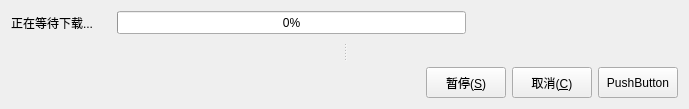
<?xml version="1.0" encoding="UTF-8"?>
<ui version="4.0">
 <class>FileTranferListItem</class>
 <widget class="QWidget" name="FileTranferListItem">
  <property name="geometry">
   <rect>
    <x>0</x>
    <y>0</y>
    <width>689</width>
    <height>101</height>
   </rect>
  </property>
  <property name="windowTitle">
   <string>Form</string>
  </property>
  <layout class="QVBoxLayout" name="verticalLayout">
   <item>
    <layout class="QHBoxLayout" name="horizontalLayout_2">
     <item>
      <widget class="QLabel" name="labelMessage">
       <property name="minimumSize">
        <size>
         <width>100</width>
         <height>23</height>
        </size>
       </property>
       <property name="maximumSize">
        <size>
         <width>16777215</width>
         <height>23</height>
        </size>
       </property>
       <property name="text">
        <string>正在等待下载...</string>
       </property>
      </widget>
     </item>
     <item>
      <widget class="QProgressBar" name="progressBar">
       <property name="minimumSize">
        <size>
         <width>0</width>
         <height>23</height>
        </size>
       </property>
       <property name="maximumSize">
        <size>
         <width>16777215</width>
         <height>23</height>
        </size>
       </property>
       <property name="value">
        <number>0</number>
       </property>
       <property name="invertedAppearance">
        <bool>false</bool>
       </property>
      </widget>
     </item>
     <item>
      <widget class="QLabel" name="labelSpeed">
       <property name="minimumSize">
        <size>
         <width>100</width>
         <height>23</height>
        </size>
       </property>
       <property name="maximumSize">
        <size>
         <width>16777215</width>
         <height>23</height>
        </size>
       </property>
       <property name="text">
        <string/>
       </property>
      </widget>
     </item>
     <item>
      <widget class="QLabel" name="labelProgress">
       <property name="minimumSize">
        <size>
         <width>100</width>
         <height>23</height>
        </size>
       </property>
       <property name="maximumSize">
        <size>
         <width>16777215</width>
         <height>23</height>
        </size>
       </property>
       <property name="text">
        <string/>
       </property>
      </widget>
     </item>
    </layout>
   </item>
   <item>
    <widget class="QSplitter" name="splitter">
     <property name="orientation">
      <enum>Qt::Orientation::Horizontal</enum>
     </property>
     <widget class="QLabel" name="labelSourceFile">
      <property name="minimumSize">
       <size>
        <width>100</width>
        <height>21</height>
       </size>
      </property>
      <property name="maximumSize">
       <size>
        <width>16777215</width>
        <height>21</height>
       </size>
      </property>
      <property name="text">
       <string/>
      </property>
     </widget>
     <widget class="QLabel" name="labelDestinationFile">
      <property name="minimumSize">
       <size>
        <width>100</width>
        <height>21</height>
       </size>
      </property>
      <property name="maximumSize">
       <size>
        <width>16777215</width>
        <height>21</height>
       </size>
      </property>
      <property name="text">
       <string/>
      </property>
     </widget>
    </widget>
   </item>
   <item>
    <layout class="QHBoxLayout" name="horizontalLayout_3">
     <item>
      <spacer name="horizontalSpacer">
       <property name="orientation">
        <enum>Qt::Orientation::Horizontal</enum>
       </property>
       <property name="sizeHint" stdset="0">
        <size>
         <width>40</width>
         <height>20</height>
        </size>
       </property>
      </spacer>
     </item>
     <item>
      <layout class="QHBoxLayout" name="horizontalLayout">
       <item>
        <widget class="QPushButton" name="pushButtonPause">
         <property name="sizePolicy">
          <sizepolicy hsizetype="Minimum" vsizetype="Fixed">
           <horstretch>101</horstretch>
           <verstretch>31</verstretch>
          </sizepolicy>
         </property>
         <property name="minimumSize">
          <size>
           <width>71</width>
           <height>31</height>
          </size>
         </property>
         <property name="maximumSize">
          <size>
           <width>101</width>
           <height>31</height>
          </size>
         </property>
         <property name="text">
          <string>暂停(&amp;S)</string>
         </property>
        </widget>
       </item>
       <item>
        <widget class="QPushButton" name="pushButtonCancel">
         <property name="sizePolicy">
          <sizepolicy hsizetype="Minimum" vsizetype="Fixed">
           <horstretch>101</horstretch>
           <verstretch>31</verstretch>
          </sizepolicy>
         </property>
         <property name="minimumSize">
          <size>
           <width>71</width>
           <height>31</height>
          </size>
         </property>
         <property name="maximumSize">
          <size>
           <width>101</width>
           <height>31</height>
          </size>
         </property>
         <property name="text">
          <string>取消(&amp;C)</string>
         </property>
        </widget>
       </item>
       <item>
        <widget class="QPushButton" name="pushButtonRetry">
         <property name="minimumSize">
          <size>
           <width>70</width>
           <height>31</height>
          </size>
         </property>
         <property name="maximumSize">
          <size>
           <width>101</width>
           <height>31</height>
          </size>
         </property>
         <property name="text">
          <string>PushButton</string>
         </property>
        </widget>
       </item>
      </layout>
     </item>
    </layout>
   </item>
  </layout>
 </widget>
 <resources/>
 <connections/>
</ui>
